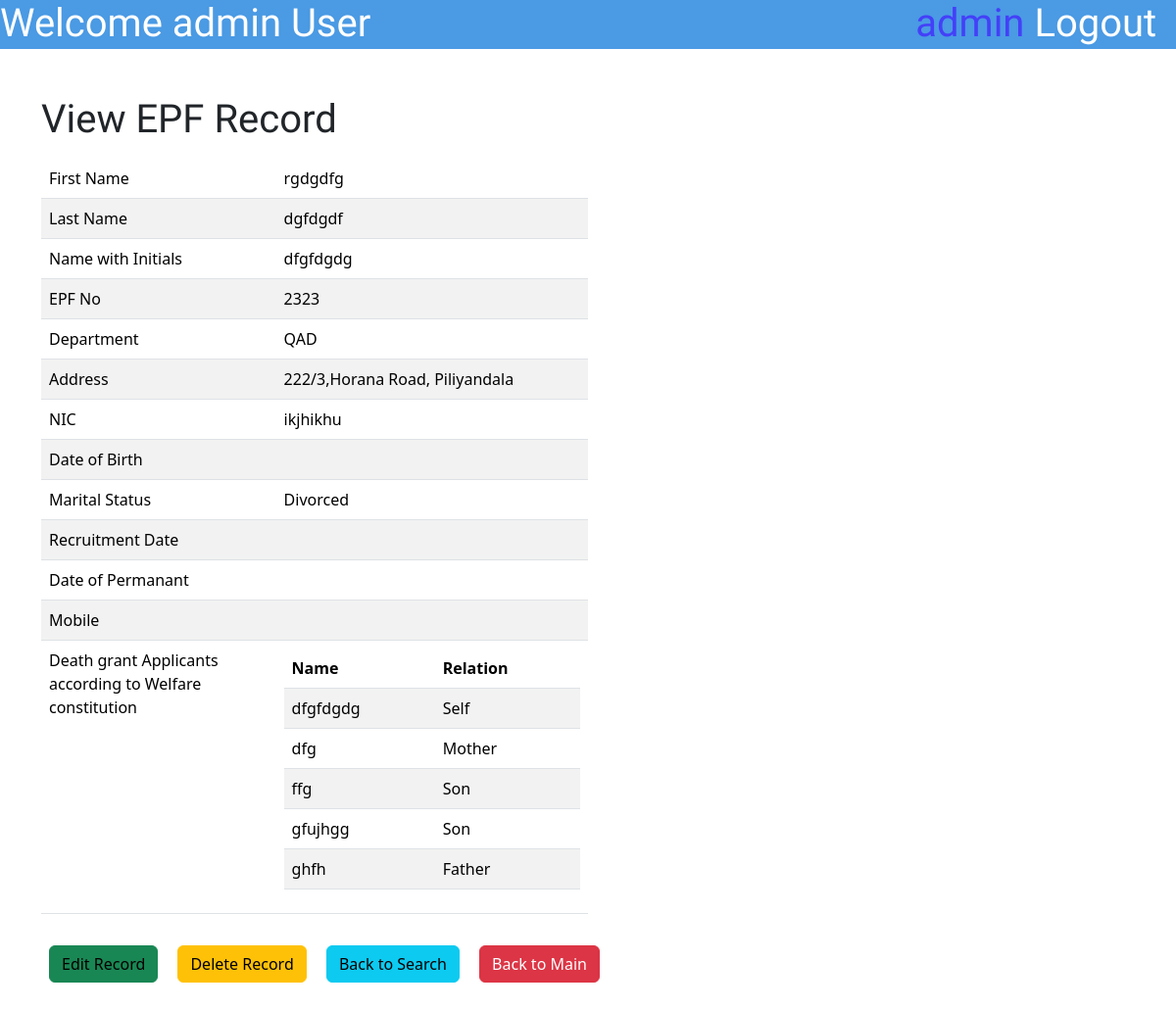
Before: /admin/ShowRecord.php?updateid=45 (signed in) with the older database file.
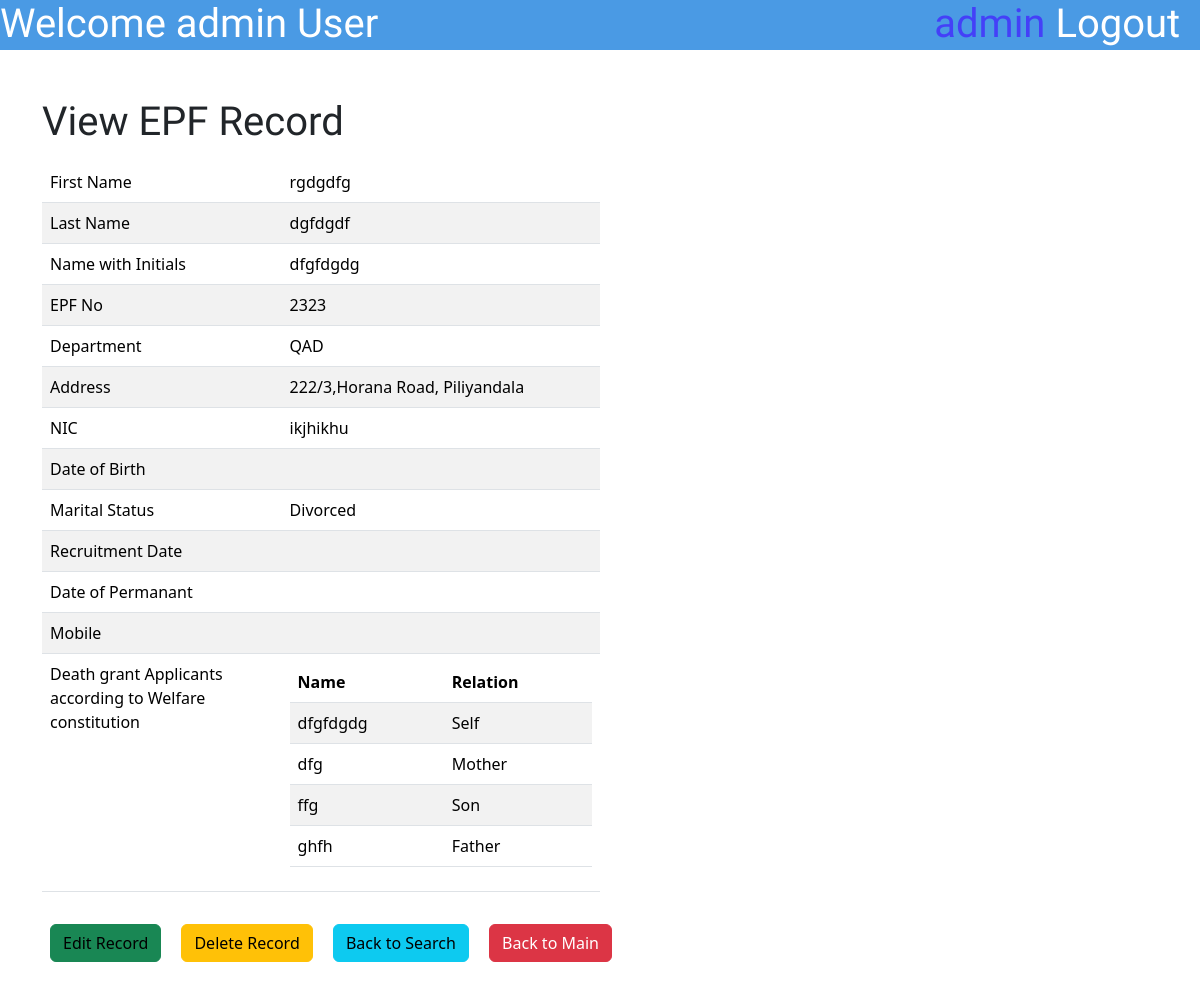
After: the same page with the newer database file.
### tables this page shows
CREATE TABLE `member_info` (
  `id` int(11) NOT NULL,
  `fname` varchar(100) DEFAULT NULL,
  `lname` varchar(100) DEFAULT NULL,
  `namewinitials` varchar(100) DEFAULT NULL,
  `epfno` varchar(100) DEFAULT NULL,
  `dept` varchar(100) DEFAULT NULL,
  `raddress` varchar(100) DEFAULT NULL,
  `nic` varchar(100) DEFAULT NULL,
  `dob` varchar(100) DEFAULT NULL,
  `marital` varchar(20) DEFAULT NULL,
  `rd` varchar(20) DEFAULT NULL,
  `dop` varchar(20) DEFAULT NULL,
  `mobile` varchar(100) DEFAULT NULL
);

CREATE TABLE `applicants` (
  `id` int(11) NOT NULL,
  `member_id` int(11) DEFAULT NULL,
  `applicant_name` varchar(100) DEFAULT NULL,
  `relation` varchar(50) DEFAULT NULL
);

### admin/ShowRecord.php (the view, shortened to what this page needs)
<?php
include '../connect.php';
$idu = $_GET['updateid'];
$sql = "Select * from member_info where id='$idu'";
$result = mysqli_query($con, $sql);
$row = mysqli_fetch_assoc($result);
$id = $row['id'];
$fname = $row['fname'];
$lname = $row['lname'];
$namewinitials = $row['namewinitials'];
$epfno = $row['epfno'];
$dept = $row['dept'];
$raddress = $row['raddress'];
$nic = $row['nic'];
$marital = $row['marital'];
?>
<!DOCTYPE html>
<html lang="en">
<head>
    <link href="https://cdn.jsdelivr.net/npm/bootstrap@5.3.3/dist/css/bootstrap.min.css" rel="stylesheet"
>
    <link rel="stylesheet" href="..\styles\SubmitJobstyle.css">
</head>
<body onload="divSelect()">
    <div class="topbar">
        <h1 class="topbar-text">Welcome <?php echo $_SESSION['username'] ?> User</h1>
        <a href="..\logout.php">
            <h1 class="topbar-logout">Logout &nbsp</h1>
        </a>
        <h1 class="topbar-username"><?php echo $_SESSION['username'] ?>&nbsp</h1>
    </div>
    <div class="container mt-5 ">
        <h1>View EPF Record </h1>
        <div class="mt-3 mb-5">
            <form method="POST">
                <table class="table table-striped w-50">
                    <tr>
                    <tr>
                        <td>
                            First Name
                        </td>
                        <td>
                            <?php echo $fname; ?>
                        </td>
                    </tr>
                    <tr>
                        <td>
                            Last Name
                        </td>
                        <td>
                            <?php echo $lname; ?>
                        </td>
                    </tr>
                    <tr>
                        <td>
                            Name with Initials
                        </td>
                        <td>
                            <?php echo $namewinitials; ?>
                        </td>
                    </tr>
                    <tr>
                        <td>
                            EPF No
                        </td>
                        <td>
                            <?php echo $epfno; ?>
                        </td>
                    </tr>
                    <tr>
                        <td>
                            Department
                        </td>
                        <td>
                            <?php echo $dept; ?>
                        </td>
                    </tr>
                    <tr>
                        <td>
                            Address
                        </td>
                        <td>
                            <?php echo $raddress; ?>
                        </td>
                    </tr>
                    <tr>
                        <td>
                            NIC
                        </td>
                        <td>
                            <?php echo $nic; ?>
                        </td>
                    </tr>
                    <tr>
                        <td>
                            Date of Birth
                        </td>
                        <td>
                        </td>
                    </tr>
                    <tr>
                        <td>
                            Marital Status
                        </td>
                        <td>
                            <?php echo $marital; ?>
                        </td>
                    </tr>
                    <tr>
                        <td>
                            Recruitment Date
                        </td>
                        <td>
                        </td>
                    </tr>
                    <tr>
                        <td>
                            Date of Permanant
                        </td>
                        <td>
                        </td>
                    </tr>
                    <tr>
                        <td>
                            Mobile
                        </td>
                        <td>
                        </td>
                    </tr>
                    <tr>
                        <td>
                            Death grant Applicants<br> according to Welfare<br> constitution
                        </td>
                        <td>
                            <table class="table table-striped">
                                <thead>
                                    <tr>
                                        <th>Name</th>
                                        <th>Relation</th>
                                    </tr>
                                </thead>
                                <tbody>
                                    <?php
                                    $sql_applicants = "SELECT applicant_name, relation FROM applicants WHERE member_id = '$idu'";
                                    $result_applicants = mysqli_query($con, $sql_applicants);
                                    while ($row_app = mysqli_fetch_assoc($result_applicants)) {
                                        $name = htmlspecialchars($row_app['applicant_name']);
                                        $relation = htmlspecialchars($row_app['relation']);
                                        echo "<tr><td>$name</td><td>$relation</td></tr>";
                                    }
                                    ?>
                                </tbody>
                            </table>
                        </td>
                    </tr>
                </table>
                <?php echo "<button type='submit' class='btn btn-success mt-3 mx-2'><a href='..\admin\EditRecord.php?updateid=$id' style='text-decoration:none;color:black'>Edit Record</button>"; ?>
                <button type="submit" onclick="return confirm('Are you sure?')" class="btn btn-warning mt-3 mx-2" name="delete">Delete Record</button>
                <button type="button" class="btn btn-info mt-3 mx-2"><a href="..\admin\BrowseEPFNo.php" style="text-decoration:none;color:black">Back to Search</a></button>
                <button type="back" class="btn btn-danger mt-3 mx-2" name="back"><a href="..\admin\indexAdmin.php" style="text-decoration:none;color:white">Back to Main</a></button>
            </form>
        </div>
    </div>
</body>
</body>

### styles/SubmitJobstyle.css (style rules this page uses)
div.topbar { height: 50px; width: 100%; background-color: #4A9AE4; }
h1.topbar-text { float: left; font-family: "Jockey One", sans-serif; color: white; }
h1.topbar-username { float: right; font-family: "Jockey One", sans-serif; color: #4440F8; }
h1.topbar-logout { float: right; font-family: "Jockey One", sans-serif; color: white; }

### admin/ShowRecord.php (style rules this page uses)
h1 { font-family: "Jockey One", sans-serif; }

Changed rows visible on the page:
removed applicants: applicant_name "gfujhgg", relation "Son"
